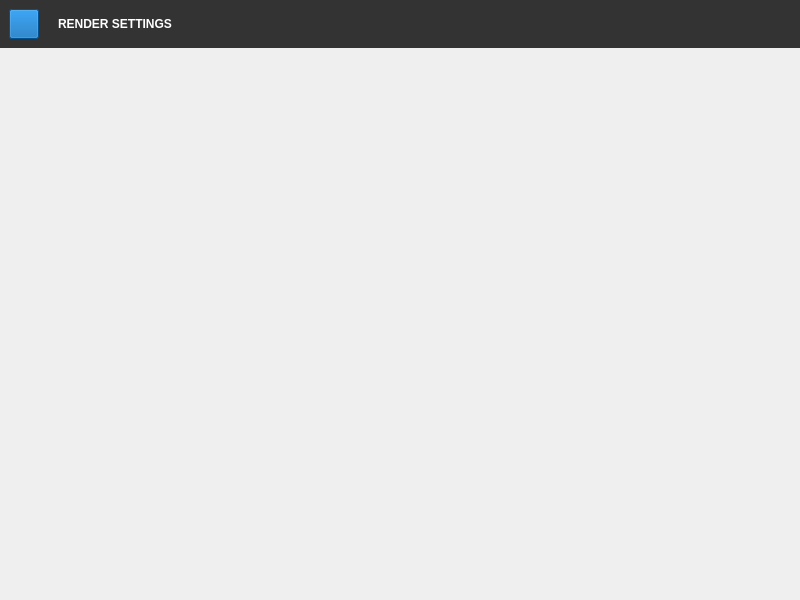
<?xml version="1.0" encoding="UTF-8"?>
<ui version="4.0">
 <class>RenderSettings</class>
 <widget class="QMainWindow" name="RenderSettings">
  <property name="geometry">
   <rect>
    <x>0</x>
    <y>0</y>
    <width>800</width>
    <height>600</height>
   </rect>
  </property>
  <property name="windowTitle">
   <string>Render Settings</string>
  </property>
  <property name="styleSheet">
   <string notr="true">#RenderSettings {
	background: #262626;
}

QWidget {
	color: lightgrey;
	font-family: Roboto;
}

QTabWidget::pane {
	background: #1a1a1a;
	border: none;
}

QTabBar::tab {
	background: none;
	border: none;
	margin: 0px;
	color: lightgray;
	width: 168px;
	height: 48px;
	padding-left: 12px;
}

QTabBar::tab:hover {
	background: #333333;
}

QTabBar::tab:selected {
	background: #214478;
	color: white;
}

QPushButton {
	background: #0044aa;
	border: none;
	width: 85px;
	height: 27px;
	color: white;
	icon-size: 24px;
}

QPushButton:hover {
	background: #0055d4;
}

QPushButton:pressed {
	background: #003380;
}

MediaControl {
	background: #b2b2b2;
}

MediaControl:hover {
	background: white;
}

MediaControl:checked {
	background: white;
}

QAbstractSpinBox {
	background: #1a1a1a;
	border: 1px solid #4d4d4d;
	color: #4d4d4d;
	min-height: 30px;
	padding-left: 10px;
	padding-right: 10px;
}

QAbstractSpinBox[focus=&quot;true&quot;] {
	border-color: #808080;
	color: #808080;
}

QAbstractSpinBox::up-button, QAbstractSpinBox::down-button {
	border: none;
}

QAbstractSpinBox::up-arrow {
	image: url(:/arrows/up);
}

QAbstractSpinBox::down-arrow {
	image: url(:/arrows/down);
}

QScrollArea {
	border: none;
}

QScrollArea::corner {
	background: #1a1a1a;
}

QScrollArea &gt; QWidget &gt; QWidget {
	background: #1a1a1a;
}

QScrollBar:vertical {
	background: #262626;
	border: none;
	width: 12px;
	margin-top: 12px;
	margin-bottom: 12px;
}

QScrollBar::handle:vertical {
	background: #4d4d4d;
	width: 12px;
	min-height: 20px;
}

QScrollBar::add-line:vertical {
	border: none;
	background: #262626;
	height: 12px;
	subcontrol-position: bottom;
	subcontrol-origin: margin;
}

QScrollBar::sub-line:vertical {
	border: none;
	background: #262626;
	height: 12px;
	subcontrol-position: top;
	subcontrol-origin: margin;
}

QScrollBar::up-arrow:vertical {
	image: url(:/arrows/up);
}

QScrollBar::down-arrow:vertical {
	image: url(:/arrows/down);
}

QScrollBar:horizontal {
	background: #262626;
	border: none;
	height: 12px;
	margin-left: 12px;
	margin-right: 12px;
}

QScrollBar::handle:horizontal {
	background: #4d4d4d;
	height: 12px;
	min-width: 20px;
}

QScrollBar::add-line:horizontal {
	border: none;
	background: #262626;
	width: 12px;
	subcontrol-position: right;
	subcontrol-origin: margin;
}

QScrollBar::sub-line:horizontal {
	border: none;
	background: #262626;
	width: 12px;
	subcontrol-position: left;
	subcontrol-origin: margin;
}

QScrollBar::left-arrow:horizontal {
	image: url(:/arrows/left);
}

QScrollBar::right-arrow:horizontal {
	image: url(:/arrows/right);
}

QScrollBar::handle:hover {
	background: #666666;
}

QComboBox {
	background: #1a1a1a;
	border: 1px solid #4d4d4d;
	color: #4d4d4d;
	min-height: 30px;
	padding-left: 10px;
	padding-right: 10px;
}

QComboBox[focus=&quot;true&quot;] {
	border-color: #808080;
	color: #808080;
}

QComboBox::drop-down {
	border: none;
}

QComboBox::down-arrow {
	image: url(:/arrows/down);
}

QComboBox QAbstractItemView {
	background: #1a1a1a;
	border: 1px solid #4d4d4d;
	color: #808080;
}

QComboBox QAbstractItemView::item {
	border: none;
	min-height: 30px;
	padding-left: 7px;
}

QComboBox QAbstractItemView::item:selected {
	background: #0044aa;
}

QCheckBox::indicator:unchecked {
    image: url(:/checkbox/unchecked);
}

QCheckBox::indicator:checked {
    image: url(:/checkbox/checked);
}

QLineEdit, QTextEdit {
	background: #2d2d2d;
	border: 1px solid #2d2d2d;
	border-radius: 2px;
	color: gray;
	height: 28px;
	selection-background-color: #0066ff;
	padding-left: 10px;
}

QTextEdit {
    padding-top: 3px;
    padding-left: 8px;
}

QLineEdit[focus=&quot;true&quot;], QTextEdit[focus=&quot;true&quot;] {
	border-color: #205375;
	color: lightgray;
}

Label {
	min-width: 125px;
	max-width: 125px;
	min-height: 30px;
    max-height: 30px;
}

Label:disabled {
	color: #808080;
}

.section {
	font: bold;
	color: #4080d0;
	min-height: 20px;
}

.item {
	min-height: 30px;
}

QFrame[frameShape=&quot;4&quot;] {/* QFrame::HLine == 0x0004 */
	color: #4d4d4d;
}</string>
  </property>
  <widget class="QWidget" name="centralwidget">
   <property name="windowTitle">
    <string>Material Browser</string>
   </property>
   <layout class="QVBoxLayout" name="verticalLayout">
    <property name="spacing">
     <number>0</number>
    </property>
    <property name="leftMargin">
     <number>0</number>
    </property>
    <property name="topMargin">
     <number>0</number>
    </property>
    <property name="rightMargin">
     <number>0</number>
    </property>
    <property name="bottomMargin">
     <number>0</number>
    </property>
    <item>
     <widget class="QWidget" name="widget" native="true">
      <property name="minimumSize">
       <size>
        <width>0</width>
        <height>48</height>
       </size>
      </property>
      <property name="maximumSize">
       <size>
        <width>16777215</width>
        <height>48</height>
       </size>
      </property>
      <property name="styleSheet">
       <string notr="true">#widget {
	background: #333333;
}</string>
      </property>
      <layout class="QHBoxLayout" name="horizontalLayout">
       <item>
        <widget class="MediaControl" name="pushButton">
         <property name="enabled">
          <bool>false</bool>
         </property>
         <property name="sizePolicy">
          <sizepolicy hsizetype="Fixed" vsizetype="Fixed">
           <horstretch>0</horstretch>
           <verstretch>0</verstretch>
          </sizepolicy>
         </property>
         <property name="minimumSize">
          <size>
           <width>30</width>
           <height>30</height>
          </size>
         </property>
         <property name="maximumSize">
          <size>
           <width>30</width>
           <height>30</height>
          </size>
         </property>
         <property name="styleSheet">
          <string notr="true">background: #0063b1;</string>
         </property>
         <property name="icon">
          <iconset resource="icons.qrc">
           <normaloff>:/render/settings</normaloff>:/render/settings</iconset>
         </property>
         <property name="iconSize">
          <size>
           <width>26</width>
           <height>26</height>
          </size>
         </property>
        </widget>
       </item>
       <item>
        <widget class="QLabel" name="label">
         <property name="styleSheet">
          <string notr="true">color: white;
padding-left: 10px;
</string>
         </property>
         <property name="text">
          <string>&lt;html&gt;&lt;head/&gt;&lt;body&gt;&lt;p&gt;&lt;span style=&quot; font-weight:600;&quot;&gt;RENDER SETTINGS&lt;/span&gt;&lt;/p&gt;&lt;/body&gt;&lt;/html&gt;</string>
         </property>
         <property name="textFormat">
          <enum>Qt::AutoText</enum>
         </property>
        </widget>
       </item>
      </layout>
     </widget>
    </item>
    <item>
     <widget class="QStackedWidget" name="stackedWidget"/>
    </item>
   </layout>
  </widget>
 </widget>
 <customwidgets>
  <customwidget>
   <class>MediaControl</class>
   <extends>QPushButton</extends>
   <header>mediacontrol.h</header>
  </customwidget>
 </customwidgets>
 <resources>
  <include location="icons.qrc"/>
 </resources>
 <connections/>
</ui>
